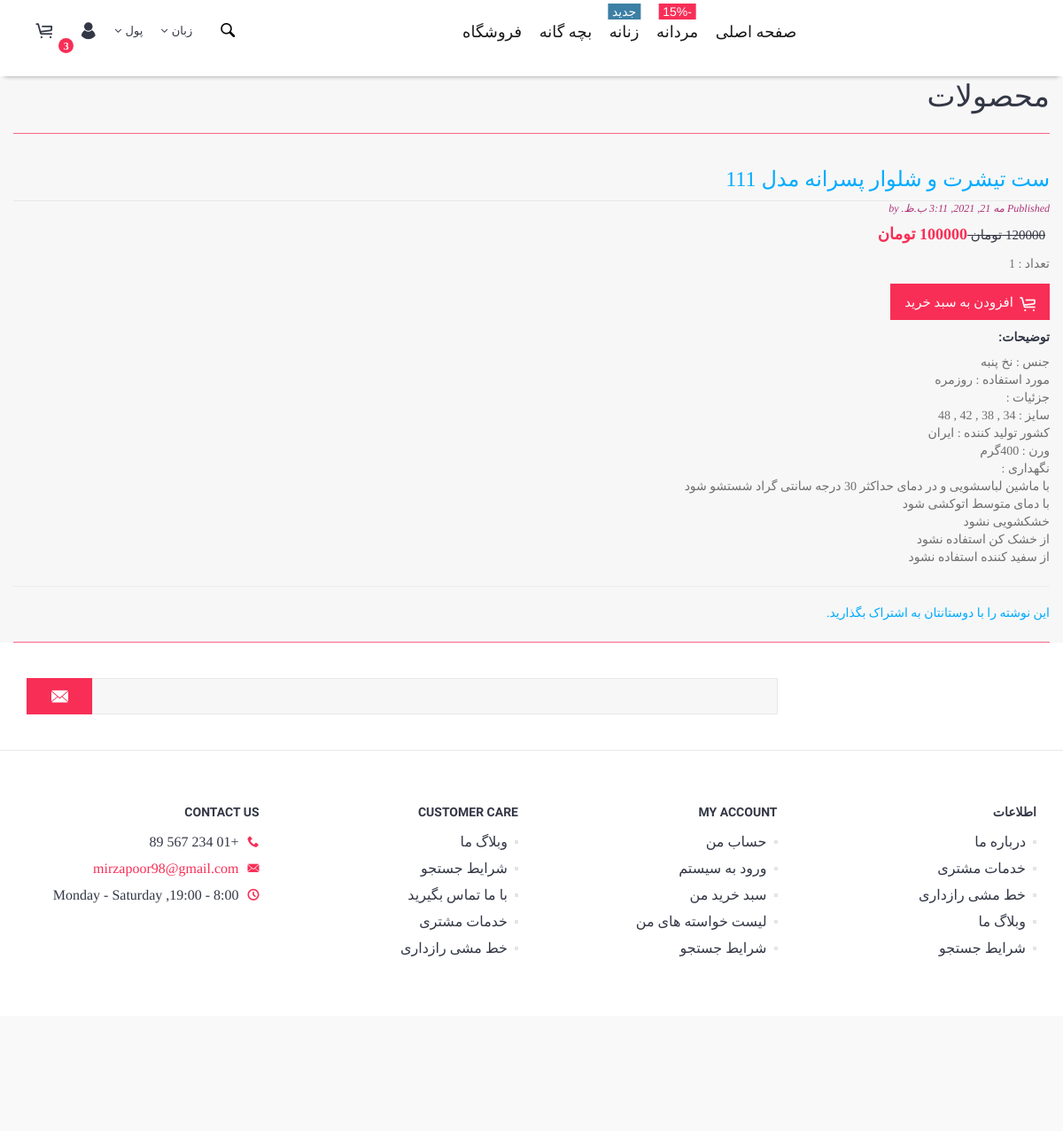
Page /shop/2021/5/21/st-tshrt-o-shlor-srnh-mdl-111/ on the committed database.
### shop/models.py (models this page shows, shortened)
class shop(models.Model):
    title = models.CharField(max_length=250)
    slug = models.SlugField(max_length=250,unique_for_date='publish')
    user = models.ForeignKey(User,on_delete=models.CASCADE, related_name='Shop_posts')
    body = models.TextField()
    publish = models.DateTimeField(default=timezone.now)
    created = models.DateTimeField(auto_now_add=True)
    updated = models.DateTimeField(auto_now=True)
    price = models.IntegerField(default=1000)
    Discounted_price = models.IntegerField(default=1000)
    count = models.IntegerField(default=1)
    class Meta:
        ordering = ('-publish',)
    def get_absolute_url(self):
        return reverse('shop:post_detail',
                         args=[self.publish.year,self.publish.month,self.publish.day, self.slug])

### shop/views.py (the view)
def shop_detail(request, year, month, day, post):
        post = get_object_or_404(shop, slug=post,
                                        publish__year=year,
                                        publish__month=month,
                                        publish__day=day)
        return render(request,'shop/post/detali.html',{'post': post})

### shop/templates/shop/post/detali.html (shortened to what this page needs)
{% load static %}
<!DOCTYPE html>
<html lang="en">
<head>
    <link href="{% static 'js/vendor/bootstrap/bootstrap.min.css' %}" rel="stylesheet">
    <link href="{% static 'js/vendor/slick/slick.css' %}" rel="stylesheet">
    <link href="{% static 'js/vendor/swiper/swiper.min.css' %}" rel="stylesheet">
    <link href="{% static 'js/vendor/magnificpopup/dist/magnific-popup.css' %}" rel="stylesheet">
    <link href="{% static 'js/vendor/nouislider/nouislider.css' %}" rel="stylesheet">
    <link href="{% static 'js/vendor/darktooltip/dist/darktooltip.css' %}" rel="stylesheet">
    <link href="{% static 'css/animate.css' %}" rel="stylesheet">
    <link href="{% static 'css/style.css' %}" rel="stylesheet">
    <link href="{% static 'css/megamenu.css' %}" rel="stylesheet">
    <link href="{% static 'css/style-rtl.css' %}" rel="stylesheet">
    <link href="{% static 'css/shop.css' %}" rel="stylesheet">
    <link href="{% static 'fonts/icomoon-reg/style.css' %}" rel="stylesheet">
</head>
<body class="boxed rtl">
<div id="wrapper">
    <div class="page-wrapper">
        <header class="page-header variant-1 fullboxed sticky smart">
            <div class="navbar">
                <div class="container">
                    <div class="header-link dropdown-link header-cart variant-1">
                        <a href="cart.html"> <i class="icon icon-cart"></i> <span class="badge">3</span> </a>
                    </div>
                    <div class="header-links">
                        <div class="header-link header-select dropdown-link header-language">
                            <a href="#">زبان</a>
                        </div>
                        <div class="header-link header-select dropdown-link header-currency">
                            <a href="#">پول</a>
                        </div>
                        <div class="header-link dropdown-link header-account">
                            <a href="#"><i class="icon icon-user"></i></a>
                        </div>
                    </div>
                    <div class="header-link header-search header-search">
                        <div class="exp-search">
                            <form>
                                <input class="exp-search-input " placeholder="جستجو کنید..." type="text" value="">
                                <span class="exp-icon-search"><i class="icon icon-magnify"></i></span>
                            </form>
                        </div>
                    </div>
                    <div class="megamenu fadein blackout">
                        <ul class="nav">
                            <li class="simple-dropdown">
                                <a href="http://localhost:8000/main/">صفحه اصلی</a>
                            </li>
                            <li class="mega-dropdown">
                                <a href="http://localhost:8000/shop/">مردانه<span class="menu-label">-15%</span></a>
                            </li>
                            <li class="mega-dropdown">
                                <a href="http://localhost:8000/shop/">زنانه<span class="menu-label-alt">جدید</span></a>
                            </li>
                            <li class="mega-dropdown">
                                <a href="http://localhost:8000/shop/">بچه گانه</a>
                            </li>
                            <li><a href="http://localhost:8000/shop/" rel="stylesheet">فروشگاه</a></li>
                        </ul>
                    </div>
                </div>
            </div>
        </header>
        <main>
         <br> <br> <br> <br>
            {% block content %}
            <h1>محصولات</h1>
            <div class ="wrapper">
            <h2> <a href="{{ post.get_absolute_url }}">
            {{ post.title }}
            </a> </h2>
            <p class="date">
                    Published {{ post.publish }} by {{ post.author }}
            </p>
            <div class="price-box"> <span class="price-container"> <span
                        class="price-wrapper"> <span
                            class="old-price">   {{post.price}} تومان
                                    </span> <span
                                        class="special-price">{{post.Discounted_price}} تومان</span> </span>
									            </span>
            </div>
            <P> تعداد : {{post.count}}</P>
            <p>
                <button class="btn add-to-cart" data-product="789123"><i class="icon icon-cart"></i><span>افزودن به سبد خرید</span></button>
             </p>
             <h4> توضیحات: </h4>
            {{ post.body|linebreaks }}
            <hr>
            <p>
                <a href="{% url "shop:post_share" post.id %}">
                این نوشته را با دوستانتان به اشتراک بگذارید.
                </a>
                </p>
           {% endblock %}
         <H1>   </h1>
        </main>
        <footer class="page-footer variant2 fullboxed">
            <div class="footer-top">
                <div class="container">
                    <div class="newsletter variant2 row">
                        <div class="col-sm-3">
                        </div>
                        <div class="col-sm-9">
                            <form action="#">
                                <div class="input-group">
                                    <input type="text" class="form-control">
                                    <span class="input-group-btn">
											<button class="btn btn-default" type="submit"><i
                                                    class="icon icon-close-envelope"></i></button>
											</span>
                                </div>
                            </form>
                        </div>
                    </div>
                </div>
            </div>
            <br>
            <div class="footer-middle">
                <div class="container">
                    <div class="row">
                        <div class="col-md-3 col-lg-3">
                            <div class="footer-block collapsed-mobile">
                                <div class="title">
                                    <h4>اطلاعات</h4>
                                </div>
                                <div class="collapsed-content">
                                    <ul class="marker-list">
                                        <li> <a href="about.html"> درباره ما </a></li>
                                        <li> <a href="faq.html"> خدمات مشتری </a></li>
                                        <li> <a href="about.html"> خط مشی رازداری </a></li>
                                        <li> <a href="blog.html"> وبلاگ ما </a></li>
                                        <li> <a href="search.html"> شرایط جستجو </a></li>
                                    </ul>
                                </div>
                            </div>
                        </div>
                        <div class="col-md-3 col-lg-3">
                            <div class="footer-block collapsed-mobile">
                                <div class="title">
                                    <h4>MY ACCOUNT</h4>
                                </div>
                                <div class="collapsed-content">
                                    <ul class="marker-list">
                                        <li> <a href="account-create.html"> حساب من </a> </li>
                                        <li> <a href="login.html"> ورود به سیستم </a> </li>
                                        <li> <a href="cart.html"> سبد خرید من </a> </li>
                                        <li> <a href="wishlist.html"> لیست خواسته های من </a> </li>
                                        <li> <a href="search.html"> شرایط جستجو </a> </li>
                                    </ul>
                                </div>
                            </div>
                        </div>
                        <div class="col-md-3 col-lg-3">
                            <div class="footer-block collapsed-mobile">
                                <div class="title">
                                    <h4>CUSTOMER CARE</h4>
                                </div>
                                <div class="collapsed-content">
                                    <ul class="marker-list">
                                        <li> <a href="blog.html"> وبلاگ ما </a> </li>
                                        <li> <a href="search.html"> شرایط جستجو </a> </li>
                                        <li> <a href="contact.html"> با ما تماس بگیرید </a> </li>
                                        <li> <a href="faq.html"> خدمات مشتری </a> </li>
                                        <li> <a href="about.html"> خط مشی رازداری </a> </li>
                                    </ul>
                                </div>
                            </div>
                        </div>
                        <div class="col-md-3 col-lg-3">
                            <div class="footer-block collapsed-mobile">
                                <div class="title">
                                    <h4>CONTACT US</h4>
                                </div>
                                <div class="collapsed-content">
                                    <ul class="simple-list">
                                        <li><i class="icon icon-phone"></i>+01 234 567 89</li>
                                        <li><i class="icon icon-close-envelope"></i><a href="mailto:support@seiko.com">mirzapoor98@gmail.com</a>
                                        </li>
                                        <li><i class="icon icon-clock"></i>8:00 - 19:00, Monday - Saturday</li>
                                    </ul>
                                </div>
                            </div>
                        </div>
                    </div>
                </div>
            </div>
            <div class="footer-bot">
                <div class="container">
                    <div class="row">
                        <div class=" col-md-6 col-lg-4">
                        </div>
                    </div>
                </div>
            </div>
        </footer>
    </div>
</div>
</body>
</html>

### main/static/css/megamenu.css (style rules this page uses)
@media screen and (min-width: 992px) { .megamenu { display: inline-block; text-align: center; opacity: 1; -webkit-transition: opacity 0.2s ease; -o-transition: opacity 0.2s ease; transition: opacity 0.2s ease; } }
@media screen and (min-width: 992px) { .megamenu .nav:after { content: ''; position: absolute; z-index: 1; width: 0; top: 0; height: 72px; background: rgba(255, 255, 255, 0); -webkit-transition: all 0 ease; -o-transition: all 0 ease; transition: all 0 ease; } }
.menu-label, .menu-label-alt { display: inline-block; position: relative; background: #f82e56; height: 14px; margin: 0 0 0 4px; padding: 0 3px; top: -1px; font-family: '“yekan”', sans-serif; font-size: 10px; line-height: 14px; font-weight: 400; color: #ffffff; letter-spacing: 0.5px; }
.nav > li > a > .menu-label, .nav > li > a > .menu-label-alt { position: absolute; top: 4px; left: 50%; margin: 0; transform: translateX(-50%); height: 18px; vertical-align: 0; padding: 0 5px; font-size: 14px; line-height: 18px; font-weight: 400; color: #ffffff; letter-spacing: 0; }
.menu-label-alt { background: #3c7fa5; color: #ffffff; }
@media screen and (max-width: 1399px) and (min-width: 992px) { .navbar .nav > li > a, .navbar .nav > li > a:focus { font-size: 16px; } }
@media screen and (max-width: 1399px) and (min-width: 992px) { .navbar .nav > li > a:not(.menu-btn-special), .navbar .nav > li > a:focus:not(.menu-btn-special) { padding-left: 10px; padding-right: 10px; } }
@media screen and (max-width: 1200px) and (min-width: 1200px) { .navbar .nav > li > a, .navbar .nav > li > a:focus { font-size: 18px; } }
@media screen and (max-width: 1200px) and (min-width: 1200px) { .navbar .nav > li > a:not(.menu-btn-special), .navbar .nav > li > a:not(.menu-btn-special):focus { padding-left: 10px; padding-right: 10px; } }

### shop/static/css/shop.css (style rules this page uses)
body { margin:0; padding:0; font-family:helvetica, sans-serif; }
a { color:#00abff; text-decoration:none; }
h1 { font-weight:normal; border-bottom:1px solid rgb(250, 100, 133); padding:0 0 10px 0; }
h2 { font-weight:normal; margin:30px 0 0; }
p.date { color:rgb(173, 51, 118); font-family: georgia, serif; font-size: 12px; font-style: italic; }
input, textarea { clear:both; float:left; margin:0 0 10px; background:#bcbac2; border:0; padding:6px 10px; font-size:12px; }

### rows in the picture
shop: title "ست تیشرت و شلوار پسرانه مدل 111", publish "مه 21, 2021, 3:11 ب.ظ.", price "120000", Discounted_price "100000", count "1", body "جنس : نخ پنبه مورد استفاده : روزمره جزئیات : سایز : 34 , 38 , 42 , 48 کشور تولید کننده : ایران ورن : 400گرم نگهداری : با ماشین لباسشویی و در دمای حداکثر 30 درجه سانتی گراد شستشو شود با دمای متوسط اتوکشی شود خشکشویی نشود از خشک کن استفاده نشود از سفید کننده استفاده نشود"
